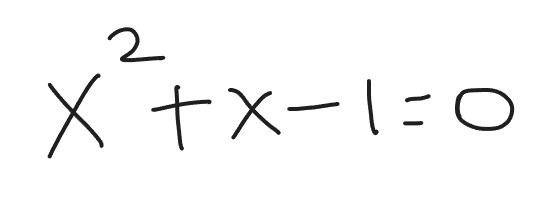
#> input picture TestImages/test6.jpeg, 557 x 217 px
$ python -i ExtractTextArea.py   (imports and definitions only)
#> lines starting #> are read from the running program, lines starting #| are printed output that depends on the picture; after the words box and inside, x2 and y2 are one past the last pixel; in counts of white or black regions, pixels touching at a corner belong together
import cv2
import numpy as np

def crop_to_text(image_path, save_path=".\\cache\\cropped_image.png", padding=10):
    """Crops the image to the region where text is written, removing extra space."""
#> called with image_path = '../TestImages/test6.jpeg', save_path = '.\\cache\\cropped_image.png', padding = 10

    # Load image in grayscale
    img = cv2.imread(image_path, cv2.IMREAD_GRAYSCALE)
#> img is the input picture: shape (217, 557); min 20, max 255, mean 248.7
    if img is None:
        raise ValueError(f"Could not read image at {image_path}")

    # Apply binary threshold (invert if needed)
    _, thresh = cv2.threshold(img, 0, 255, cv2.THRESH_BINARY_INV + cv2.THRESH_OTSU)
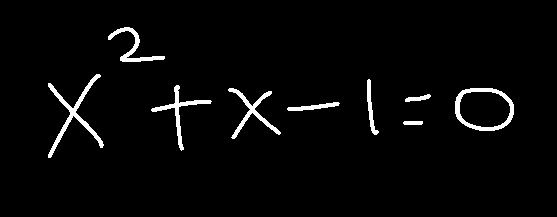
#> thresh: shape (217, 557); 2.9% white; 9 white regions

    # Find contours of text
    contours, _ = cv2.findContours(thresh, cv2.RETR_EXTERNAL, cv2.CHAIN_APPROX_SIMPLE)
#> contours = 9 contours; largest, box (x1, y1, x2, y2) and area: (455, 88, 514, 131) 2040, (48, 74, 104, 158) 609, (228, 88, 281, 139) 422, (151, 85, 212, 151) 389, (108, 27, 165, 62) 345

    # Find bounding box that contains all text
    x, y, w, h = cv2.boundingRect(np.vstack(contours))
#> x = 48; y = 27; w = 466; h = 131

    # Add padding (ensure within image bounds)
    x = max(x - padding, 0)
#> x = 38
    y = max(y - padding, 0)
#> y = 17
    w = min(w + 2 * padding, img.shape[1] - x)
#> w = 486
    h = min(h + 2 * padding, img.shape[0] - y)
#> h = 151

    # Crop the image
    cropped_img = img[y:y+h, x:x+w]
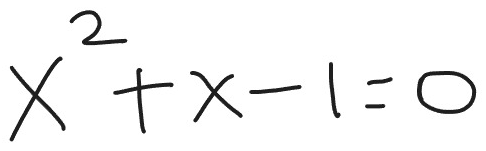
#> cropped_img: shape (151, 486); min 20, max 255, mean 244.6

    # Save and return cropped image
    cv2.imwrite(save_path, cropped_img)
    print(f"Cropped image saved as {save_path}")
    return cropped_img

>>> result = crop_to_text('../TestImages/test6.jpeg')

$ run again, on TestImages/image.png
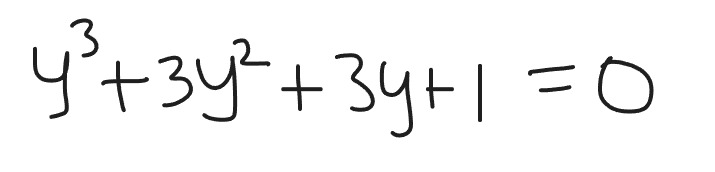
#> input picture TestImages/image.png, 715 x 172 px
#> in crop_to_text, img is the input picture: shape (172, 715); min 19, max 255, mean 245.2
#> in crop_to_text, `_, thresh = cv2.threshold(img, 0, 255, cv2.THRESH_BINARY_INV + cv2.THR..`:
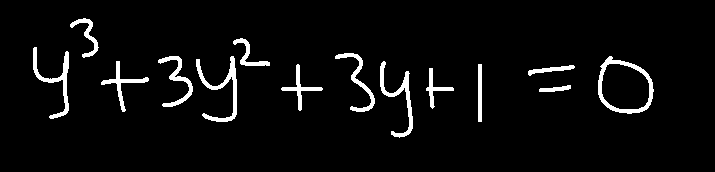
#> thresh: shape (172, 715); 4.5% white; 14 white regions
#> contours = 14 contours; largest, box (x1, y1, x2, y2) and area: (598, 56, 654, 114) 2380, (196, 56, 237, 122) 503, (33, 47, 69, 119) 442, (380, 61, 413, 138) 440, (335, 53, 375, 112) 348
#> in crop_to_text, `x, y, w, h = cv2.boundingRect(np.vstack(contours))`: x = 33; y = 18; w = 621; h = 120
#> in crop_to_text, `x = max(x - padding, 0)`: x = 23
#> in crop_to_text, `y = max(y - padding, 0)`: y = 8
#> in crop_to_text, `w = min(w + 2 * padding, img.shape[1] - x)`: w = 641
#> in crop_to_text, `h = min(h + 2 * padding, img.shape[0] - y)`: h = 140
#> in crop_to_text, `cropped_img = img[y:y+h, x:x+w]`:
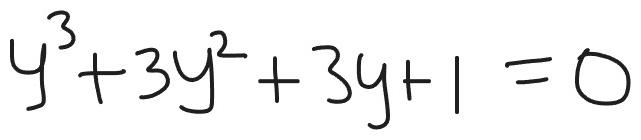
#> cropped_img: shape (140, 641); min 19, max 255, mean 241.5

$ run again, on TestImages/test1.png
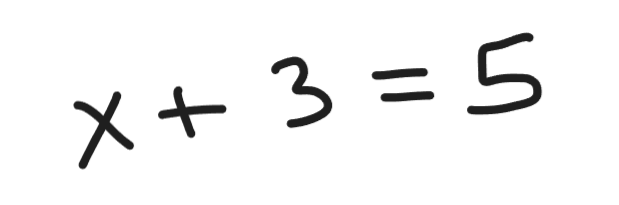
#> input picture TestImages/test1.png, 619 x 205 px
#> in crop_to_text, img is the input picture: shape (205, 619); min 31, max 255, mean 244.2
#> in crop_to_text, `_, thresh = cv2.threshold(img, 0, 255, cv2.THRESH_BINARY_INV + cv2.THR..`:
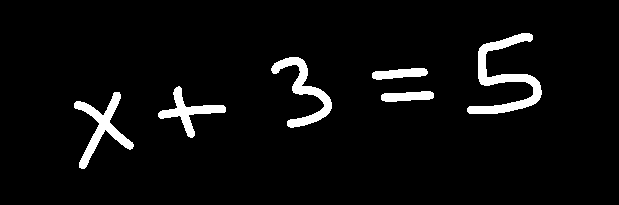
#> thresh: shape (205, 619); 4.8% white; 6 white regions
#> contours = 6 contours; box (x1, y1, x2, y2) and area: (467, 33, 542, 114) 1630, (74, 92, 134, 169) 1115, (271, 57, 332, 128) 1090, (158, 86, 226, 138) 809, (372, 68, 428, 80) 400, (381, 91, 434, 102) 383
#> in crop_to_text, `x, y, w, h = cv2.boundingRect(np.vstack(contours))`: x = 74; y = 33; w = 468; h = 136
#> in crop_to_text, `x = max(x - padding, 0)`: x = 64
#> in crop_to_text, `y = max(y - padding, 0)`: y = 23
#> in crop_to_text, `w = min(w + 2 * padding, img.shape[1] - x)`: w = 488
#> in crop_to_text, `h = min(h + 2 * padding, img.shape[0] - y)`: h = 156
#> in crop_to_text, `cropped_img = img[y:y+h, x:x+w]`:
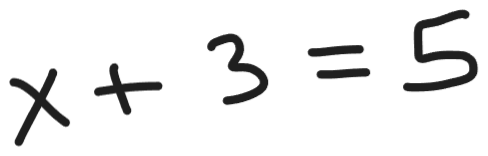
#> cropped_img: shape (156, 488); min 31, max 255, mean 237

$ run again, on TestImages/test2.png
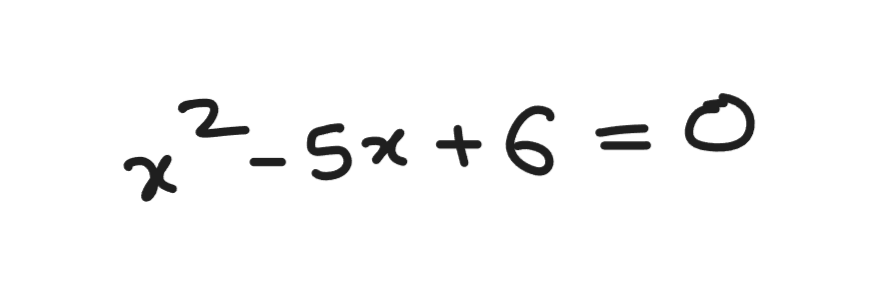
#> input picture TestImages/test2.png, 882 x 305 px
#> in crop_to_text, img is the input picture: shape (305, 882); min 31, max 255, mean 247.9
#> in crop_to_text, `_, thresh = cv2.threshold(img, 0, 255, cv2.THRESH_BINARY_INV + cv2.THR..`:
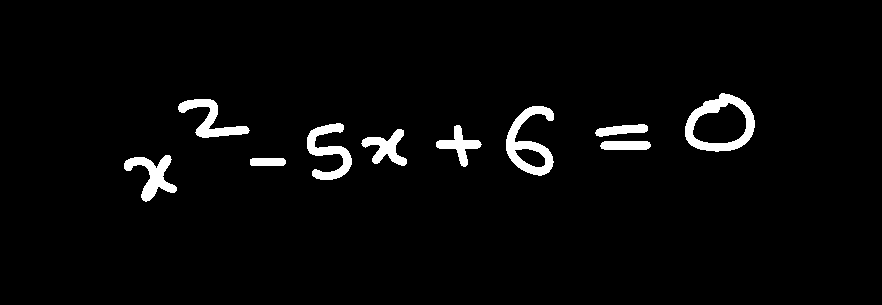
#> thresh: shape (305, 882); 3.2% white; 10 white regions
#> contours = 10 contours; largest, box (x1, y1, x2, y2) and area: (685, 93, 755, 152) 2999, (506, 106, 554, 176) 1652, (307, 123, 352, 180) 984, (124, 155, 177, 202) 917, (178, 99, 250, 138) 871
#> in crop_to_text, `x, y, w, h = cv2.boundingRect(np.vstack(contours))`: x = 124; y = 93; w = 631; h = 109
#> in crop_to_text, `x = max(x - padding, 0)`: x = 114
#> in crop_to_text, `y = max(y - padding, 0)`: y = 83
#> in crop_to_text, `w = min(w + 2 * padding, img.shape[1] - x)`: w = 651
#> in crop_to_text, `h = min(h + 2 * padding, img.shape[0] - y)`: h = 129
#> in crop_to_text, `cropped_img = img[y:y+h, x:x+w]`:
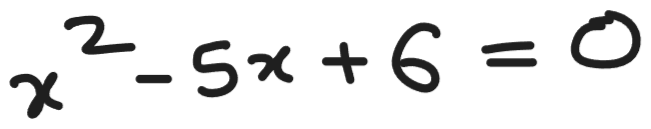
#> cropped_img: shape (129, 651); min 31, max 255, mean 232.1
